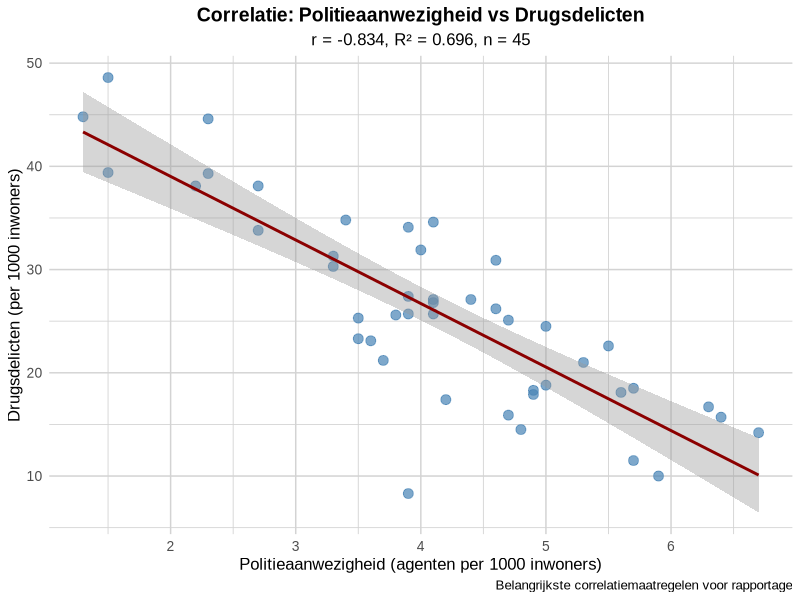
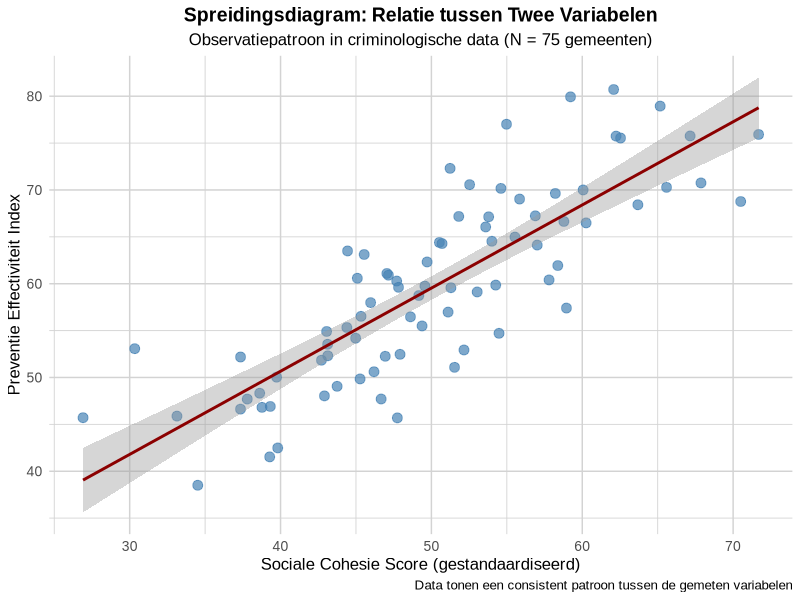
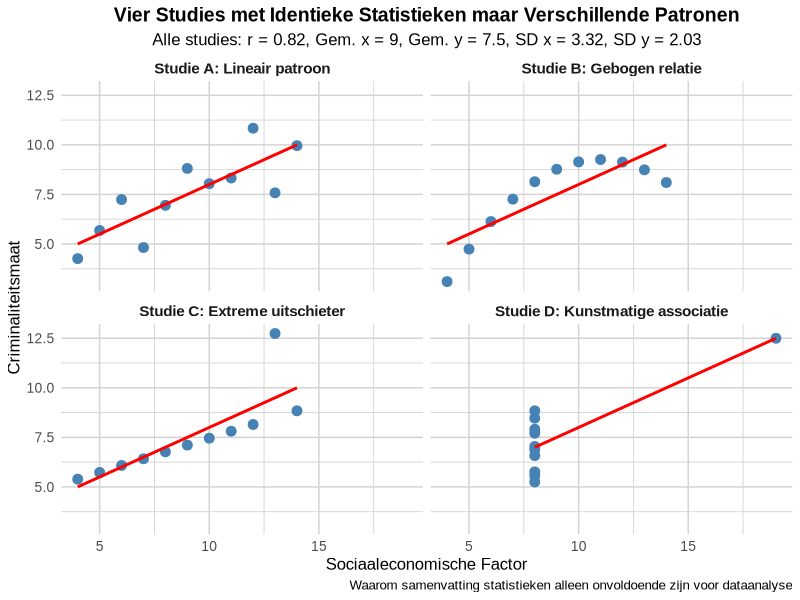
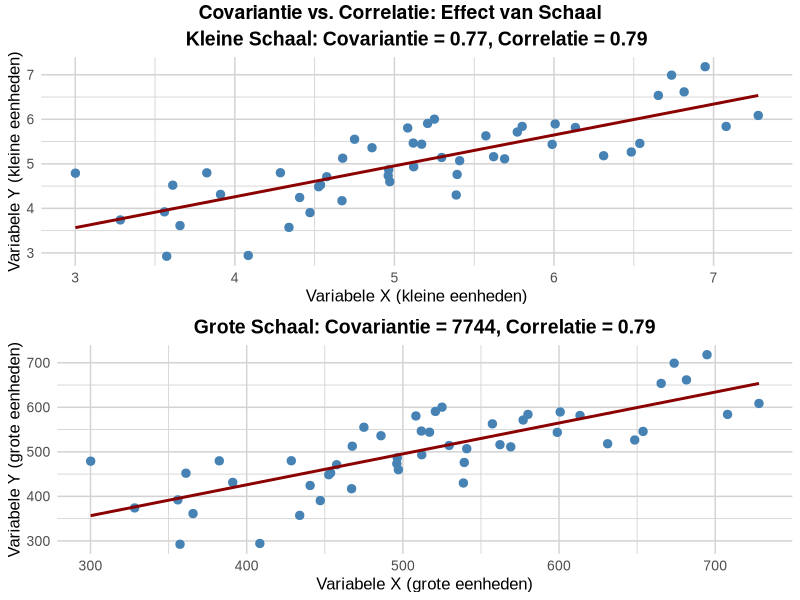
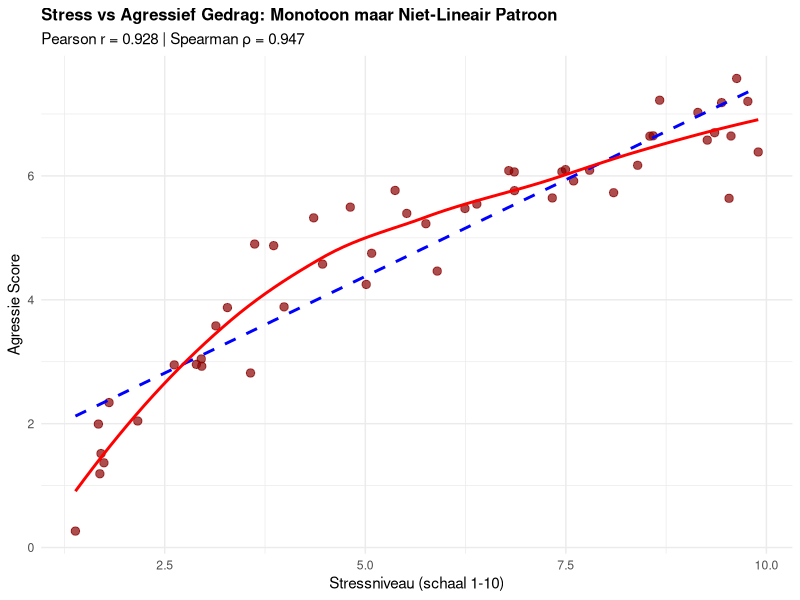
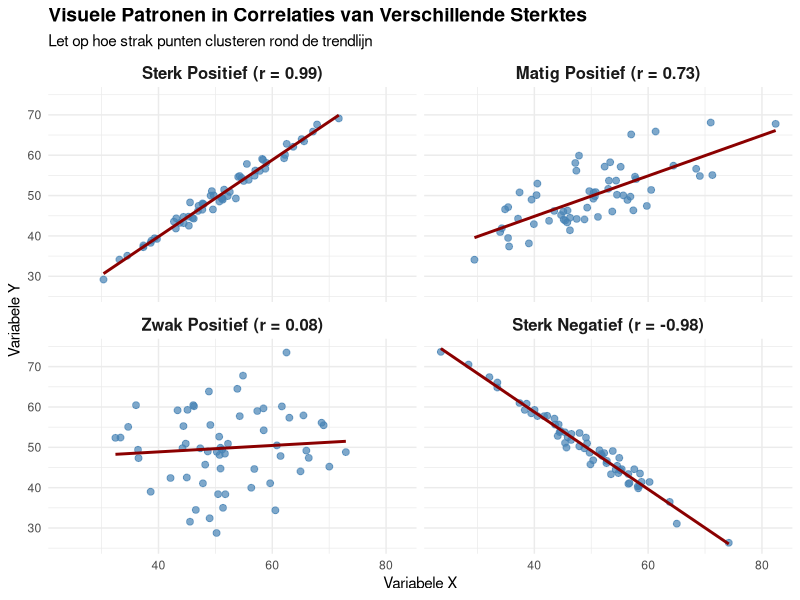
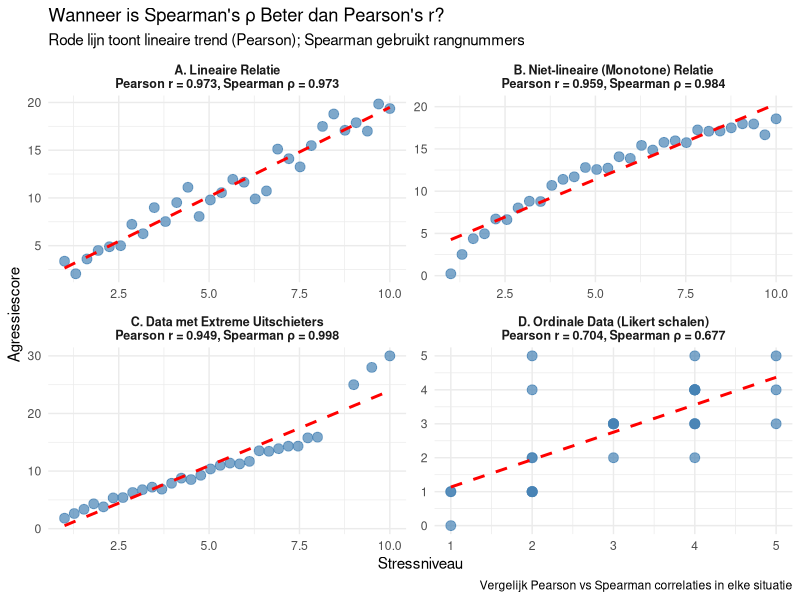
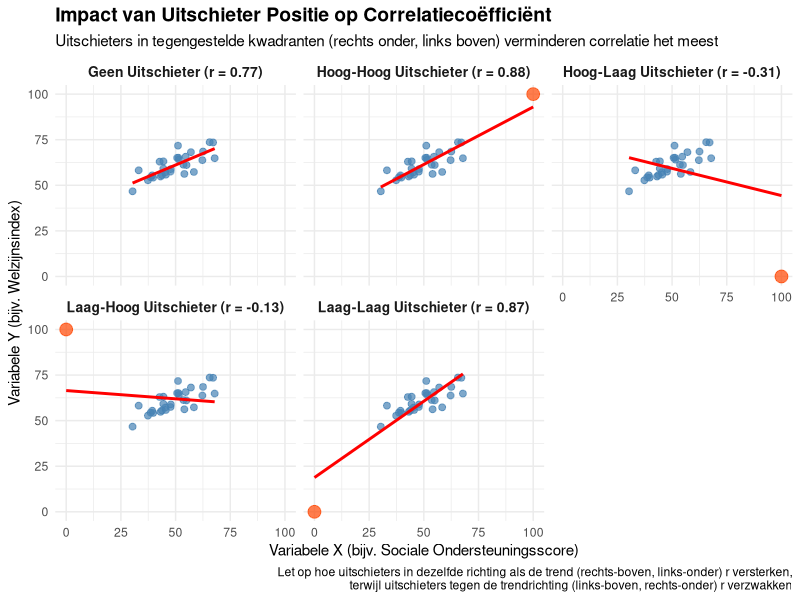

The R source for these figures, in order:
## ---- chunk 1
knitr::opts_chunk$set(echo = FALSE, message = FALSE, warning = FALSE, fig.show = 'asis', results = 'hide')
library(knitr)
library(kableExtra)
library(ggplot2)
library(dplyr)
library(flextable)
library(gridExtra)
options(knitr.kable.NA = '')

# Set Dutch locale for R outputs (if available)
Sys.setlocale("LC_TIME", "Dutch")
Sys.setlocale("LC_NUMERIC", "Dutch")

# Function to save plots to Dodona directories
save_dodona_image <- function(plot_obj, question_number, filename = NULL) {
  if (is.null(filename)) {
    filename <- paste0("question_3.", question_number, ".png")
  }
  
  # Define the path to the appropriate Dodona directory
  question_dirs <- c(
    "3" = "3.3 Correlatie - Belangrijkste maatregelen",
    "8" = "3.8 Correlatie - Interpreteer correlatie", 
    "9" = "3.9 Correlatie - Wat correlatie vertelt",
    "11" = "3.11 Correlatie - Visualisatie belang",
    "12" = "3.12 Correlatie - Covariantie verschillen",
    "14" = "3.14 Correlatie - Pearson vs Spearman",
    "15" = "3.15 Correlatie - Richting en kracht",
    "18" = "3.18 Correlatie - Wanneer welke correlatie",
    "19" = "3.19 Correlatie - Impact uitschieters",
    "21" = "3.21 Correlatie - Correlatie interpretatie",
    "23" = "3.23 Correlatie - Correlatie aannames"
  )
  
  if (as.character(question_number) %in% names(question_dirs)) {
    dir_name <- question_dirs[as.character(question_number)]
    image_path <- file.path("..", dir_name, "description", "media", filename)
    
    # Create directory if it doesn't exist
    dir.create(dirname(image_path), recursive = TRUE, showWarnings = FALSE)
    
    # Save the plot with proper dimensions (8x6 inches, 300 DPI)
    ggsave(image_path, plot_obj, width = 8, height = 6, dpi = 300, bg = "white")
    cat("Saved image:", image_path, "\n")
    cat("Saved image:", image_path, "\n")
  }
}

# Function to translate common R statistical terms to Dutch
translate_stats <- function(english_term) {
  translations <- c(
    "Mean" = "Gemiddelde",
    "Standard Deviation" = "Standaardafwijking", 
    "Variance" = "Variantie",
    "Correlation" = "Correlatie",
    "p-value" = "p-waarde",
    "Significant" = "Significant",
    "Not significant" = "Niet significant",
    "Sample size" = "Steekproefomvang"
  )
  return(translations[english_term])
}

# Standard theme for all correlation exercise images (matches reference style)
standard_dodona_theme <- function() {
  theme_minimal() +
    theme(
      panel.background = element_rect(fill = "white", color = NA),
      plot.background = element_rect(fill = "white", color = NA),
      panel.grid.major = element_line(color = "lightgray", size = 0.5),
      panel.grid.minor = element_line(color = "lightgray", size = 0.3),
      text = element_text(size = 12, family = "Arial"),
      plot.title = element_text(size = 14, hjust = 0.5, face = "bold"),
      plot.subtitle = element_text(size = 12, hjust = 0.5),
      axis.title = element_text(size = 12),
      axis.text = element_text(size = 10),
      strip.text = element_text(size = 11, face = "bold"),
      legend.position = "bottom"
    )
}
## ---- chunk 2
# Maak realistische criminologische data met slechts 2 variabelen
set.seed(42)
n <- 45  # Nederlandse gemeenten

# Genereer gecorreleerde criminaliteitsdata
politie <- round(rnorm(n, mean=4.2, sd=1.1), 1)
drugs <- round(25 + rnorm(n, sd=6) - 2.5*scale(politie)[,1]*3, 1)

# Maak dataframe
crime_data <- data.frame(
  "Politieaanwezigheid" = politie,
  "Drugsdelicten" = drugs
)

# DESCRIPTIVE STATISTICS
cat("=== DESCRIPTIVE STATISTICS ===\n\n")

cat("Politieaanwezigheid (agenten per 1000 inwoners):\n")
cat(paste("  Mean (M):", round(mean(crime_data$Politieaanwezigheid), 2), "\n"))
cat(paste("  Standard Deviation (SD):", round(sd(crime_data$Politieaanwezigheid), 2), "\n"))
cat(paste("  Variance:", round(var(crime_data$Politieaanwezigheid), 2), "\n\n"))

cat("Drugsdelicten (per 1000 inwoners):\n")
cat(paste("  Mean (M):", round(mean(crime_data$Drugsdelicten), 2), "\n"))
cat(paste("  Standard Deviation (SD):", round(sd(crime_data$Drugsdelicten), 2), "\n"))
cat(paste("  Variance:", round(var(crime_data$Drugsdelicten), 2), "\n\n"))

# CORRELATION ANALYSIS
cat("=== CORRELATION ANALYSIS ===\n\n")

# Bereken correlatie
r_value <- round(cor(crime_data$Politieaanwezigheid, crime_data$Drugsdelicten), 3)
r_squared <- round(r_value^2, 3)

# Voer significantietest uit
test_result <- cor.test(crime_data$Politieaanwezigheid, crime_data$Drugsdelicten)
p_value <- round(test_result$p.value, 4)

cat(paste("Correlation coefficient (r):", r_value, "\n"))
cat(paste("Coefficient of determination (R²):", r_squared, "\n"))
cat(paste("Explained variance:", round(r_squared * 100, 1), "%\n"))
cat(paste("Sample size (n):", n, "\n"))
cat(paste("p-value:", p_value, "\n"))

if(p_value < 0.001) {
  cat("Significance: p < .001 ***\n")
} else if(p_value < 0.01) {
  cat("Significance: p < .01 **\n")
} else if(p_value < 0.05) {
  cat("Significance: p < .05 *\n")
} else {
  cat("Significance: not significant (p > .05)\n")
}

# Create visualization for Q3.3
p_q3 <- ggplot(crime_data, aes(x = Politieaanwezigheid, y = Drugsdelicten)) +
  geom_point(color = "steelblue", size = 3, alpha = 0.7) +
  geom_smooth(method = "lm", formula = y ~ x, se = TRUE, color = "darkred") +
  labs(
    title = "Correlatie: Politieaanwezigheid vs Drugsdelicten",
    subtitle = paste0("r = ", r_value, ", R² = ", r_squared, ", n = ", n),
    x = "Politieaanwezigheid (agenten per 1000 inwoners)",
    y = "Drugsdelicten (per 1000 inwoners)",
    caption = "Belangrijkste correlatiemaatregelen voor rapportage"
  ) +
  standard_dodona_theme()

# Display and save the plot
print(p_q3)

# Save to Dodona directory
save_dodona_image(p_q3, 3)
## ---- chunk 3
# Genereer voorbeeldgegevens voor positieve correlatie van 0,75
set.seed(123)
n <- 80
x <- rnorm(n, 50, 10)
y <- 0.75 * scale(x)[,1] * 10 + rnorm(n, 60, 6)

# Maak data frame
pos_cor_data <- data.frame(
  Variable_X = x,
  Variable_Y = y
)

# Bereken correlatie en R-kwadraat
r_value <- round(cor(x, y), 2)
r_squared <- round(r_value^2 * 100, 1)

# Maak visualisatie
p_q8 <- ggplot(pos_cor_data, aes(x = Variable_X, y = Variable_Y)) +
  geom_point(color = "steelblue", size = 3, alpha = 0.7) +
  geom_smooth(method = "lm", formula = y ~ x, se = TRUE, color = "darkred") +
  labs(
    title = "Spreidingsdiagram: Relatie tussen Twee Variabelen",
    subtitle = "Observatiepatroon in criminologische data (N = 75 gemeenten)",
    x = "Sociale Cohesie Score (gestandaardiseerd)",
    y = "Preventie Effectiviteit Index",
    caption = "Data tonen een consistent patroon tussen de gemeten variabelen"
  ) +
  standard_dodona_theme()

# Display the plot
print(p_q8)

# Save to Dodona directory
save_dodona_image(p_q8, 8)
## ---- chunk 4
library(tidyr)
library(dplyr)

# Recreate identical statistics with different patterns
data_x1 <- c(10, 8, 13, 9, 11, 14, 6, 4, 12, 7, 5)
data_y1 <- c(8.04, 6.95, 7.58, 8.81, 8.33, 9.96, 7.24, 4.26, 10.84, 4.82, 5.68)
data_x2 <- c(10, 8, 13, 9, 11, 14, 6, 4, 12, 7, 5)
data_y2 <- c(9.14, 8.14, 8.74, 8.77, 9.26, 8.10, 6.13, 3.10, 9.13, 7.26, 4.74)
data_x3 <- c(10, 8, 13, 9, 11, 14, 6, 4, 12, 7, 5)
data_y3 <- c(7.46, 6.77, 12.74, 7.11, 7.81, 8.84, 6.08, 5.39, 8.15, 6.42, 5.73)
data_x4 <- c(8, 8, 8, 8, 8, 8, 8, 19, 8, 8, 8)
data_y4 <- c(6.58, 5.76, 7.71, 8.84, 8.47, 7.04, 5.25, 12.50, 5.56, 7.91, 6.89)

# Calculate statistics (they're identical for all datasets)
corr <- round(cor(data_x1, data_y1), 2)
mean_x <- round(mean(data_x1), 2)
mean_y <- round(mean(data_y1), 2)
sd_x <- round(sd(data_x1), 2)
sd_y <- round(sd(data_y1), 2)

# Combine the data
data_df <- data.frame(
  x1 = data_x1, y1 = data_y1,
  x2 = data_x2, y2 = data_y2,
  x3 = data_x3, y3 = data_y3,
  x4 = data_x4, y4 = data_y4
)

# Transform to long format for easier plotting
data_long <- data_df %>%
  mutate(id = row_number()) %>%
  gather(key, value, -id) %>%
  separate(key, c("axis", "dataset"), sep = 1) %>%
  spread(axis, value) %>%
  select(dataset, id, x, y)

# Create descriptive names for the datasets
dataset_names <- c(
  "1" = "Studie A: Lineair patroon",
  "2" = "Studie B: Gebogen relatie",
  "3" = "Studie C: Extreme uitschieter",
  "4" = "Studie D: Kunstmatige associatie"
)

# Plot the data
p_q11 <- ggplot(data_long, aes(x = x, y = y)) +
  geom_point(size = 3, color = "steelblue") +
  geom_smooth(method = "lm", se = FALSE, color = "red", formula = y ~ x) +
  facet_wrap(~ dataset, ncol = 2, labeller = labeller(dataset = dataset_names)) +
  labs(
    title = "Vier Studies met Identieke Statistieken maar Verschillende Patronen",
    subtitle = paste0("Alle studies: r = ", corr, ", Gem. x = ", mean_x, 
                      ", Gem. y = ", mean_y, ", SD x = ", sd_x, ", SD y = ", sd_y),
    caption = "Waarom samenvatting statistieken alleen onvoldoende zijn voor dataanalyse",
    x = "Sociaaleconomische Factor",
    y = "Criminaliteitsmaat"
  ) +
  standard_dodona_theme()

# Display and save the plot
print(p_q11)

# Save to Dodona directory
save_dodona_image(p_q11, 11)
## ---- chunk 5
# Genereer twee datasets met dezelfde correlatie maar verschillende schalen
set.seed(456)
n <- 50

# Dataset 1: Kleine schaal variabelen
x1 <- rnorm(n, 5, 1)
y1 <- 0.7 * scale(x1)[,1] * 1 + rnorm(n, 5, 0.6)
cov1 <- round(cov(x1, y1), 2)
cor1 <- round(cor(x1, y1), 2)

# Dataset 2: Grote schaal variabelen
x2 <- x1 * 100  # Zelfde patroon maar 100x schaal
y2 <- y1 * 100  # Zelfde patroon maar 100x schaal
cov2 <- round(cov(x2, y2), 0)
cor2 <- round(cor(x2, y2), 2)

# Maak gecombineerd data frame
kleine_schaal <- data.frame(x = x1, y = y1, dataset = "Kleine Schaal Variabelen")
grote_schaal <- data.frame(x = x2, y = y2, dataset = "Grote Schaal Variabelen (x100)")
alle_data <- rbind(kleine_schaal, grote_schaal)

# Maak vergelijkingstabel
vergelijking <- data.frame(
  Maatstaf = c("Covariantie", "Correlatie"),
  `Kleine_Schaal` = c(paste0(cov1), paste0(cor1)),
  `Grote_Schaal` = c(paste0(cov2), paste0(cor2)),
  Eenheid_Afhankelijkheid = c("Hangt af van eenheden (verandert met schaal)", "Eenheidsvrij (blijft constant)")
)

# Maak visualisatie met twee plots
p1 <- ggplot(kleine_schaal, aes(x = x, y = y)) +
  geom_point(color = "steelblue", size = 2.5) +
  geom_smooth(method = "lm", se = FALSE, color = "darkred", formula = y ~ x) +
  labs(
    title = paste0("Kleine Schaal: Covariantie = ", cov1, ", Correlatie = ", cor1),
    x = "Variabele X (kleine eenheden)",
    y = "Variabele Y (kleine eenheden)"
  ) +
  standard_dodona_theme()

p2 <- ggplot(grote_schaal, aes(x = x, y = y)) +
  geom_point(color = "steelblue", size = 2.5) +
  geom_smooth(method = "lm", se = FALSE, color = "darkred", formula = y ~ x) +
  labs(
    title = paste0("Grote Schaal: Covariantie = ", cov2, ", Correlatie = ", cor2),
    x = "Variabele X (grote eenheden)",
    y = "Variabele Y (grote eenheden)"
  ) +
  standard_dodona_theme()

# Combineer plots met gridExtra
library(gridExtra)
p_q12 <- grid.arrange(p1, p2, nrow = 2,
             top = grid::textGrob("Covariantie vs. Correlatie: Effect van Schaal", 
                                  gp = grid::gpar(fontsize = 14, fontface = "bold")))

# Save to Dodona directory
save_dodona_image(p_q12, 12)
## ---- chunk 6
# Maak voorbeelddata voor monotoon maar niet-lineair patroon
set.seed(456)
n <- 50

# Genereer monotoon toenemend maar gebogen patroon (logaritmisch)
stress <- runif(n, 1, 10)
agressie <- 3 * log(stress) + rnorm(n, 0, 0.5)

# Bereken beide correlaties
pearson_r <- round(cor(stress, agressie, method = "pearson"), 3)
spearman_rho <- round(cor(stress, agressie, method = "spearman"), 3)

# Maak vergelijkingsplot
library(ggplot2)
data_plot <- data.frame(stress = stress, agressie = agressie)

ggplot(data_plot, aes(x = stress, y = agressie)) +
  geom_point(color = "darkred", size = 2.5, alpha = 0.7) +
  geom_smooth(method = "lm", se = FALSE, color = "blue", linetype = "dashed", 
              aes(color = "Lineaire lijn (Pearson)")) +
  geom_smooth(method = "loess", se = FALSE, color = "red", linewidth = 1,
              aes(color = "Werkelijke curve")) +
  scale_color_manual(values = c("Lineaire lijn (Pearson)" = "blue", 
                               "Werkelijke curve" = "red")) +
  labs(
    title = "Stress vs Agressief Gedrag: Monotoon maar Niet-Lineair Patroon",
    subtitle = paste0("Pearson r = ", pearson_r, " | Spearman ρ = ", spearman_rho),
    x = "Stressniveau (schaal 1-10)",
    y = "Agressie Score",
    color = "Trendlijn Type"
  ) +
  theme_minimal() +
  theme(legend.position = "bottom",
        plot.title = element_text(size = 12, face = "bold"))
## ---- chunk 7
# Maak vier datasets met verschillende correlatiepatronen
set.seed(123)
n <- 60

# Maak data met verschillende correlatiesterktes
maak_data <- function(sterkte, richting="positief") {
  x <- rnorm(n, 50, 10)
  
  if(richting == "positief") {
    factor <- sterkte
  } else {
    factor <- -sterkte
  }
  
  ruis <- (1-abs(sterkte)) * 10
  y <- factor * scale(x)[,1] * 10 + rnorm(n, 50, ruis)
  
  if(sterkte == 0) {
    y <- rnorm(n, 50, 10)  # Geen relatie
  }
  
  return(data.frame(x=x, y=y))
}

# Genereer vier datasets
sterk_pos <- maak_data(0.85, "positief")
matig_pos <- maak_data(0.45, "positief")
zwak_pos <- maak_data(0.15, "positief")
sterk_neg <- maak_data(0.85, "negatief")

# Bereken werkelijke correlaties
cor_sterk_pos <- round(cor(sterk_pos$x, sterk_pos$y), 2)
cor_matig_pos <- round(cor(matig_pos$x, matig_pos$y), 2)
cor_zwak_pos <- round(cor(zwak_pos$x, zwak_pos$y), 2)
cor_sterk_neg <- round(cor(sterk_neg$x, sterk_neg$y), 2)

# Combineer datasets met labels
sterk_pos$sterkte <- paste0("Sterk Positief (r = ", cor_sterk_pos, ")")
matig_pos$sterkte <- paste0("Matig Positief (r = ", cor_matig_pos, ")")
zwak_pos$sterkte <- paste0("Zwak Positief (r = ", cor_zwak_pos, ")")
sterk_neg$sterkte <- paste0("Sterk Negatief (r = ", cor_sterk_neg, ")")

# Combineer alle datasets
alle_data <- rbind(
  transform(sterk_pos, sterkte_orde = 1),
  transform(matig_pos, sterkte_orde = 2),
  transform(zwak_pos, sterkte_orde = 3),
  transform(sterk_neg, sterkte_orde = 4)
)

# Converteer naar factor met specifieke volgorde
alle_data$sterkte <- factor(alle_data$sterkte, 
                           levels = c(paste0("Sterk Positief (r = ", cor_sterk_pos, ")"),
                                      paste0("Matig Positief (r = ", cor_matig_pos, ")"),
                                      paste0("Zwak Positief (r = ", cor_zwak_pos, ")"),
                                      paste0("Sterk Negatief (r = ", cor_sterk_neg, ")")))

# Maak visualisatie
ggplot(alle_data, aes(x = x, y = y)) +
  geom_point(color = "steelblue", size = 2, alpha = 0.7) +
  geom_smooth(method = "lm", se = FALSE, color = "darkred", formula = y ~ x) +
  facet_wrap(~ sterkte, ncol = 2) +
  labs(
    title = "Visuele Patronen in Correlaties van Verschillende Sterktes",
    subtitle = "Let op hoe strak punten clusteren rond de trendlijn",
    x = "Variabele X",
    y = "Variabele Y"
  ) +
  theme_minimal() +
  theme(
    strip.text = element_text(size = 12, face = "bold"),
    plot.title = element_text(size = 14, face = "bold")
  )
## ---- chunk 8
# Genereer verschillende datasets
set.seed(42)
n <- 30

# Dataset 1: Lineaire relatie (Pearson geschikt)
stress_niveau_1 <- seq(1, 10, length.out = n)
agressie_score_1 <- 2 * stress_niveau_1 + rnorm(n, 0, 1)

# Dataset 2: Niet-lineaire maar monotone relatie (Spearman beter)
stress_niveau_2 <- seq(1, 10, length.out = n)
agressie_score_2 <- log(stress_niveau_2) * 8 + rnorm(n, 0, 0.5)

# Dataset 3: Data met uitschieters (Spearman robuuster)
stress_niveau_3 <- c(seq(1, 8, length.out = n-3), 9, 9.5, 10)
agressie_score_3 <- c(stress_niveau_3[1:(n-3)] * 2 + rnorm(n-3, 0, 0.5), 25, 28, 30)  # Extreme uitschieters

# Dataset 4: Ordinale data (Spearman geschikt)
stress_niveau_4 <- round(runif(n, 1, 5))  # Likert schaal 1-5
agressie_score_4 <- round(stress_niveau_4 + rnorm(n, 0, 1))  # Ook ordinaal

# Bereken correlaties voor elke dataset
pearson_1 <- round(cor(stress_niveau_1, agressie_score_1, method = "pearson"), 3)
spearman_1 <- round(cor(stress_niveau_1, agressie_score_1, method = "spearman"), 3)

pearson_2 <- round(cor(stress_niveau_2, agressie_score_2, method = "pearson"), 3)
spearman_2 <- round(cor(stress_niveau_2, agressie_score_2, method = "spearman"), 3)

pearson_3 <- round(cor(stress_niveau_3, agressie_score_3, method = "pearson"), 3)
spearman_3 <- round(cor(stress_niveau_3, agressie_score_3, method = "spearman"), 3)

pearson_4 <- round(cor(stress_niveau_4, agressie_score_4, method = "pearson"), 3)
spearman_4 <- round(cor(stress_niveau_4, agressie_score_4, method = "spearman"), 3)

# Maak data frames
data1 <- data.frame(x = stress_niveau_1, y = agressie_score_1, 
                    type = paste0("A. Lineaire Relatie\nPearson r = ", pearson_1, ", Spearman ρ = ", spearman_1))
data2 <- data.frame(x = stress_niveau_2, y = agressie_score_2, 
                    type = paste0("B. Niet-lineaire (Monotone) Relatie\nPearson r = ", pearson_2, ", Spearman ρ = ", spearman_2))
data3 <- data.frame(x = stress_niveau_3, y = agressie_score_3, 
                    type = paste0("C. Data met Extreme Uitschieters\nPearson r = ", pearson_3, ", Spearman ρ = ", spearman_3))
data4 <- data.frame(x = stress_niveau_4, y = agressie_score_4, 
                    type = paste0("D. Ordinale Data (Likert schalen)\nPearson r = ", pearson_4, ", Spearman ρ = ", spearman_4))

# Combineer alle data
all_data <- rbind(data1, data2, data3, data4)

# Maak plots
p1 <- ggplot(all_data, aes(x = x, y = y)) +
  geom_point(size = 3, color = "steelblue", alpha = 0.7) +
  geom_smooth(method = "lm", se = FALSE, color = "red", linetype = "dashed", formula = y ~ x) +
  facet_wrap(~ type, scales = "free", ncol = 2) +
  labs(
    title = "Wanneer is Spearman's ρ Beter dan Pearson's r?",
    subtitle = "Rode lijn toont lineaire trend (Pearson); Spearman gebruikt rangnummers",
    x = "Stressniveau",
    y = "Agressiescore",
    caption = "Vergelijk Pearson vs Spearman correlaties in elke situatie"
  ) +
  theme_minimal() +
  theme(strip.text = element_text(size = 9, face = "bold"))

print(p1)
## ---- chunk 9
# Maak basisdata met positieve correlatie
set.seed(123)
n <- 30
x_basis <- rnorm(n, 50, 10)
y_basis <- 0.7 * scale(x_basis)[,1] * 8 + rnorm(n, 60, 5)

# Maak datasets met verschillende uitschieters
x_uitschieter1 <- c(x_basis, 100)  # hoog-hoog (rechts boven)
y_uitschieter1 <- c(y_basis, 100)

x_uitschieter2 <- c(x_basis, 0)    # laag-laag (links onder)
y_uitschieter2 <- c(y_basis, 0)

x_uitschieter3 <- c(x_basis, 100)  # hoog-laag (rechts onder)
y_uitschieter3 <- c(y_basis, 0)

x_uitschieter4 <- c(x_basis, 0)    # laag-hoog (links boven)
y_uitschieter4 <- c(y_basis, 100)

# Bereken correlaties
cor1 <- round(cor(x_uitschieter1, y_uitschieter1), 2)
cor2 <- round(cor(x_uitschieter2, y_uitschieter2), 2)
cor3 <- round(cor(x_uitschieter3, y_uitschieter3), 2)
cor4 <- round(cor(x_uitschieter4, y_uitschieter4), 2)
cor_basis <- round(cor(x_basis, y_basis), 2)

# Combineer in één dataframe voor plotten
uitschieter_data <- data.frame(
  dataset = rep(c("Geen Uitschieter", "Hoog-Hoog Uitschieter", 
                 "Laag-Laag Uitschieter", "Hoog-Laag Uitschieter", 
                 "Laag-Hoog Uitschieter"), each=n+1),
  x = c(x_basis, NA, x_uitschieter1, x_uitschieter2, x_uitschieter3, x_uitschieter4),
  y = c(y_basis, NA, y_uitschieter1, y_uitschieter2, y_uitschieter3, y_uitschieter4),
  uitschieter = c(rep(FALSE, n), TRUE, rep(c(rep(FALSE, n), TRUE), 4))
)

# Verwijder de NA rij
uitschieter_data <- uitschieter_data[!is.na(uitschieter_data$x),]

# Voeg correlatie informatie toe
dataset_labels <- c(
  "Geen Uitschieter" = paste0("Geen Uitschieter (r = ", cor_basis, ")"),
  "Hoog-Hoog Uitschieter" = paste0("Hoog-Hoog Uitschieter (r = ", cor1, ")"),
  "Laag-Laag Uitschieter" = paste0("Laag-Laag Uitschieter (r = ", cor2, ")"),
  "Hoog-Laag Uitschieter" = paste0("Hoog-Laag Uitschieter (r = ", cor3, ")"),
  "Laag-Hoog Uitschieter" = paste0("Laag-Hoog Uitschieter (r = ", cor4, ")")
)

# Maak de visualisatie
ggplot(uitschieter_data, aes(x = x, y = y, color = uitschieter)) +
  geom_point(size = ifelse(uitschieter_data$uitschieter, 4, 2), alpha = 0.7) +
  geom_smooth(method = "lm", se = FALSE, color = "red", 
              aes(group = dataset), formula = y ~ x) +
  scale_color_manual(values = c("steelblue", "orangered")) +
  facet_wrap(~ dataset, ncol = 3, labeller = labeller(dataset = dataset_labels)) +
  labs(
    title = "Impact van Uitschieter Positie op Correlatiecoëfficiënt",
    subtitle = "Uitschieters in tegengestelde kwadranten (rechts onder, links boven) verminderen correlatie het meest",
    caption = "Let op hoe uitschieters in dezelfde richting als de trend (rechts-boven, links-onder) r versterken,\nterwijl uitschieters tegen de trendrichting (links-boven, rechts-onder) r verzwakken",
    x = "Variabele X (bijv. Sociale Ondersteuningsscore)",
    y = "Variabele Y (bijv. Welzijnsindex)"
  ) +
  theme_minimal() +
  theme(
    legend.position = "none",
    plot.title = element_text(size = 14, face = "bold"),
    plot.subtitle = element_text(size = 11),
    strip.text = element_text(size = 10, face = "bold")
  )
## ---- chunk 10
# Genereer voorbeelddata die r = 0,40 produceert
set.seed(123)
n <- 100

# Genereer data met gewenste correlatie van 0.40
library(MASS)
mu <- c(0, 0)
sigma <- matrix(c(1, 0.40, 0.40, 1), 2)
data_matrix <- mvrnorm(n, mu, sigma)

# Transformeer naar meaningful scales
ses_score <- data_matrix[,1] * 2 + 5  # SES score roughly 1-9
crime_rate <- data_matrix[,2] * 3 + 15  # Crime rate, positive correlation

# Bereken finale correlatie
final_r <- round(cor(ses_score, crime_rate), 2)

# Bereken verklaarde variantie
r_squared <- round(final_r^2, 3)
explained_var_percent <- round(r_squared * 100, 1)

# Maak data frame
plot_data <- data.frame(
  SES = ses_score,
  Crime = crime_rate
)

# Maak spreidingsdiagram
p1 <- ggplot(plot_data, aes(x = SES, y = Crime)) +
  geom_point(size = 3, color = "steelblue", alpha = 0.7) +
  geom_smooth(method = "lm", se = TRUE, color = "red", formula = y ~ x) +
  labs(
    title = paste0("Correlatie tussen SES en Criminaliteit (r = ", final_r, ")"),
    subtitle = paste0("R² = ", r_squared, " (", explained_var_percent, "% van variantie verklaard)"),
    x = "Sociaaleconomische Status Score",
    y = "Criminaliteitscijfer"
  ) +
  theme_minimal() +
  theme(plot.title = element_text(size = 14, face = "bold"))

print(p1)
## ---- chunk 11
# Genereer data om verschillende veronderstellingen te demonstreren
set.seed(123)
n <- 50

# Dataset 1: Voldoet aan alle aannames (ideaal)
x1 <- rnorm(n, 50, 10)
y1 <- 20 + 0.6*x1 + rnorm(n, 0, 5)
data1 <- data.frame(x = x1, y = y1, type = "A. Ideaal: Lineair, Normaal, Geen Uitschieters")

# Dataset 2: Niet-lineaire relatie (schending lineariteit)
x2 <- seq(10, 90, length.out = n)
y2 <- 0.01*x2^2 + rnorm(n, 0, 8)
data2 <- data.frame(x = x2, y = y2, type = "B. Schending: Niet-lineaire Relatie")

# Dataset 3: Extreme uitschieters (schending normaliteit/robuustheid)
x3 <- rnorm(n-2, 50, 10)
y3 <- 20 + 0.6*x3 + rnorm(n-2, 0, 5)
x3 <- c(x3, 80, 20)  # Voeg uitschieters toe
y3 <- c(y3, 20, 80)  # Extreme afwijkende punten
data3 <- data.frame(x = x3, y = y3, type = "C. Schending: Extreme Uitschieters Aanwezig")

# Dataset 4: Heteroscedasticiteit (ongelijke variantie)
x4 <- seq(10, 90, length.out = n)
y4 <- 20 + 0.6*x4 + rnorm(n, 0, x4/10)  # Variantie neemt toe met x
data4 <- data.frame(x = x4, y = y4, type = "D. Schending: Ongelijke Variantie (Heteroscedasticiteit)")

# Combineer alle datasets
all_data <- rbind(data1, data2, data3, data4)

# Bereken correlaties voor elke dataset
cor1 <- round(cor(x1, y1), 3)
cor2 <- round(cor(x2, y2), 3)
cor3 <- round(cor(x3, y3), 3)
cor4 <- round(cor(x4, y4), 3)

# Update labels met correlaties
all_data$type <- factor(all_data$type, levels = unique(all_data$type))
levels(all_data$type) <- c(
  paste0("A. Ideaal: r = ", cor1),
  paste0("B. Niet-lineair: r = ", cor2, " (misleidend)"),
  paste0("C. Uitschieters: r = ", cor3, " (beïnvloed)"),
  paste0("D. Ongelijke var.: r = ", cor4, " (onbetrouwbaar)")
)

# Maak plots
p1 <- ggplot(all_data, aes(x = x, y = y)) +
  geom_point(size = 2.5, color = "steelblue", alpha = 0.7) +
  geom_smooth(method = "lm", se = FALSE, color = "red", formula = y ~ x) +
  facet_wrap(~ type, scales = "free", ncol = 2) +
  labs(
    title = "Veronderstellingen van Pearson's Correlatie",
    subtitle = "Hoe schendingen van aannames de resultaten beïnvloeden",
    x = "X Variabele",
    y = "Y Variabele",
    caption = "Rode lijn toont lineaire trend die Pearson gebruikt"
  ) +
  theme_minimal() +
  theme(strip.text = element_text(size = 10, face = "bold"))

print(p1)
